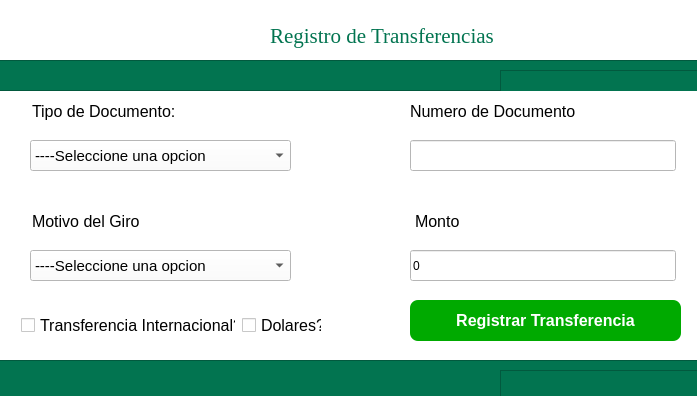
<?xml version="1.0" encoding="UTF-8"?>
<ui version="4.0">
 <class>Dialog</class>
 <widget class="QDialog" name="Dialog">
  <property name="windowModality">
   <enum>Qt::NonModal</enum>
  </property>
  <property name="geometry">
   <rect>
    <x>0</x>
    <y>0</y>
    <width>697</width>
    <height>396</height>
   </rect>
  </property>
  <property name="windowTitle">
   <string>Registrar Transacciones</string>
  </property>
  <property name="styleSheet">
   <string notr="true">background-color: rgb(255, 255, 255);</string>
  </property>
  <widget class="QLabel" name="label">
   <property name="geometry">
    <rect>
     <x>10</x>
     <y>10</y>
     <width>221</width>
     <height>41</height>
    </rect>
   </property>
   <property name="text">
    <string/>
   </property>
   <property name="pixmap">
    <pixmap>../logo.jpg</pixmap>
   </property>
   <property name="scaledContents">
    <bool>true</bool>
   </property>
  </widget>
  <widget class="QLabel" name="label_4">
   <property name="geometry">
    <rect>
     <x>270</x>
     <y>20</y>
     <width>271</width>
     <height>31</height>
    </rect>
   </property>
   <property name="font">
    <font>
     <family>Georgia</family>
     <pointsize>16</pointsize>
     <bold>false</bold>
    </font>
   </property>
   <property name="styleSheet">
    <string notr="true">
color: rgb(2, 116, 80);</string>
   </property>
   <property name="text">
    <string>Registro de Transferencias</string>
   </property>
  </widget>
  <widget class="QComboBox" name="cbTipo">
   <property name="geometry">
    <rect>
     <x>30</x>
     <y>140</y>
     <width>261</width>
     <height>31</height>
    </rect>
   </property>
   <property name="font">
    <font>
     <pointsize>11</pointsize>
    </font>
   </property>
   <item>
    <property name="text">
     <string>----Seleccione una opcion</string>
    </property>
   </item>
   <item>
    <property name="text">
     <string>DNI - Documento Nacional de Identidad</string>
    </property>
   </item>
   <item>
    <property name="text">
     <string>PSS - Pasaporte</string>
    </property>
   </item>
   <item>
    <property name="text">
     <string>VISA</string>
    </property>
   </item>
  </widget>
  <widget class="QLineEdit" name="txtDocumento">
   <property name="geometry">
    <rect>
     <x>410</x>
     <y>140</y>
     <width>266</width>
     <height>31</height>
    </rect>
   </property>
   <property name="styleSheet">
    <string notr="true"/>
   </property>
   <property name="text">
    <string/>
   </property>
   <property name="echoMode">
    <enum>QLineEdit::Normal</enum>
   </property>
   <property name="placeholderText">
    <string/>
   </property>
  </widget>
  <widget class="QComboBox" name="cbMotivo">
   <property name="geometry">
    <rect>
     <x>30</x>
     <y>250</y>
     <width>261</width>
     <height>31</height>
    </rect>
   </property>
   <property name="font">
    <font>
     <pointsize>11</pointsize>
    </font>
   </property>
   <item>
    <property name="text">
     <string>----Seleccione una opcion</string>
    </property>
   </item>
   <item>
    <property name="text">
     <string>Honorarios/Servicios Tecnicos</string>
    </property>
   </item>
   <item>
    <property name="text">
     <string>Remesas/Giros</string>
    </property>
   </item>
   <item>
    <property name="text">
     <string>Donaciones</string>
    </property>
   </item>
  </widget>
  <widget class="QLineEdit" name="txtMonto">
   <property name="geometry">
    <rect>
     <x>410</x>
     <y>250</y>
     <width>266</width>
     <height>31</height>
    </rect>
   </property>
   <property name="styleSheet">
    <string notr="true"/>
   </property>
   <property name="text">
    <string>0</string>
   </property>
   <property name="echoMode">
    <enum>QLineEdit::Normal</enum>
   </property>
   <property name="placeholderText">
    <string>Ingrese el Usuario</string>
   </property>
  </widget>
  <widget class="QPushButton" name="btnRegistrar">
   <property name="geometry">
    <rect>
     <x>410</x>
     <y>300</y>
     <width>271</width>
     <height>41</height>
    </rect>
   </property>
   <property name="font">
    <font>
     <family>Arial</family>
     <pointsize>12</pointsize>
     <bold>true</bold>
    </font>
   </property>
   <property name="cursor">
    <cursorShape>PointingHandCursor</cursorShape>
   </property>
   <property name="styleSheet">
    <string notr="true">background-color: rgb(0, 170, 0);
color: rgb(255, 255, 255);
border-radius:8px;</string>
   </property>
   <property name="text">
    <string>Registrar Transferencia</string>
   </property>
  </widget>
  <widget class="QFrame" name="frame">
   <property name="geometry">
    <rect>
     <x>-10</x>
     <y>360</y>
     <width>711</width>
     <height>41</height>
    </rect>
   </property>
   <property name="styleSheet">
    <string notr="true">background-color: rgb(2, 116, 80);</string>
   </property>
   <property name="frameShape">
    <enum>QFrame::StyledPanel</enum>
   </property>
   <property name="frameShadow">
    <enum>QFrame::Raised</enum>
   </property>
   <widget class="QFrame" name="frame_2">
    <property name="geometry">
     <rect>
      <x>510</x>
      <y>10</y>
      <width>711</width>
      <height>41</height>
     </rect>
    </property>
    <property name="styleSheet">
     <string notr="true">background-color: rgb(2, 116, 80);</string>
    </property>
    <property name="frameShape">
     <enum>QFrame::StyledPanel</enum>
    </property>
    <property name="frameShadow">
     <enum>QFrame::Raised</enum>
    </property>
   </widget>
  </widget>
  <widget class="QFrame" name="frame_3">
   <property name="geometry">
    <rect>
     <x>-10</x>
     <y>60</y>
     <width>711</width>
     <height>31</height>
    </rect>
   </property>
   <property name="styleSheet">
    <string notr="true">background-color: rgb(2, 116, 80);</string>
   </property>
   <property name="frameShape">
    <enum>QFrame::StyledPanel</enum>
   </property>
   <property name="frameShadow">
    <enum>QFrame::Raised</enum>
   </property>
   <widget class="QFrame" name="frame_4">
    <property name="geometry">
     <rect>
      <x>510</x>
      <y>10</y>
      <width>711</width>
      <height>41</height>
     </rect>
    </property>
    <property name="styleSheet">
     <string notr="true">background-color: rgb(2, 116, 80);</string>
    </property>
    <property name="frameShape">
     <enum>QFrame::StyledPanel</enum>
    </property>
    <property name="frameShadow">
     <enum>QFrame::Raised</enum>
    </property>
   </widget>
  </widget>
  <widget class="QLabel" name="label_5">
   <property name="geometry">
    <rect>
     <x>410</x>
     <y>102</y>
     <width>166</width>
     <height>18</height>
    </rect>
   </property>
   <property name="font">
    <font>
     <family>Arial</family>
     <pointsize>12</pointsize>
     <bold>false</bold>
    </font>
   </property>
   <property name="text">
    <string>Numero de Documento</string>
   </property>
  </widget>
  <widget class="QLabel" name="label_3">
   <property name="geometry">
    <rect>
     <x>32</x>
     <y>102</y>
     <width>144</width>
     <height>18</height>
    </rect>
   </property>
   <property name="font">
    <font>
     <family>Arial</family>
     <pointsize>12</pointsize>
     <bold>false</bold>
    </font>
   </property>
   <property name="text">
    <string>Tipo de Documento:</string>
   </property>
  </widget>
  <widget class="QLabel" name="label_6">
   <property name="geometry">
    <rect>
     <x>32</x>
     <y>212</y>
     <width>108</width>
     <height>18</height>
    </rect>
   </property>
   <property name="font">
    <font>
     <family>Arial</family>
     <pointsize>12</pointsize>
     <bold>false</bold>
    </font>
   </property>
   <property name="text">
    <string>Motivo del Giro</string>
   </property>
  </widget>
  <widget class="QLabel" name="label_7">
   <property name="geometry">
    <rect>
     <x>415</x>
     <y>212</y>
     <width>45</width>
     <height>18</height>
    </rect>
   </property>
   <property name="font">
    <font>
     <family>Arial</family>
     <pointsize>12</pointsize>
     <bold>false</bold>
    </font>
   </property>
   <property name="text">
    <string>Monto</string>
   </property>
  </widget>
  <widget class="QCheckBox" name="checkInternacional">
   <property name="geometry">
    <rect>
     <x>21</x>
     <y>312</y>
     <width>215</width>
     <height>26</height>
    </rect>
   </property>
   <property name="font">
    <font>
     <pointsize>12</pointsize>
    </font>
   </property>
   <property name="text">
    <string>Transferencia Internacional?</string>
   </property>
  </widget>
  <widget class="QCheckBox" name="checkDolares">
   <property name="geometry">
    <rect>
     <x>242</x>
     <y>312</y>
     <width>80</width>
     <height>26</height>
    </rect>
   </property>
   <property name="font">
    <font>
     <pointsize>12</pointsize>
    </font>
   </property>
   <property name="text">
    <string>Dolares?</string>
   </property>
   <property name="iconSize">
    <size>
     <width>25</width>
     <height>25</height>
    </size>
   </property>
  </widget>
 </widget>
 <resources/>
 <connections/>
</ui>
